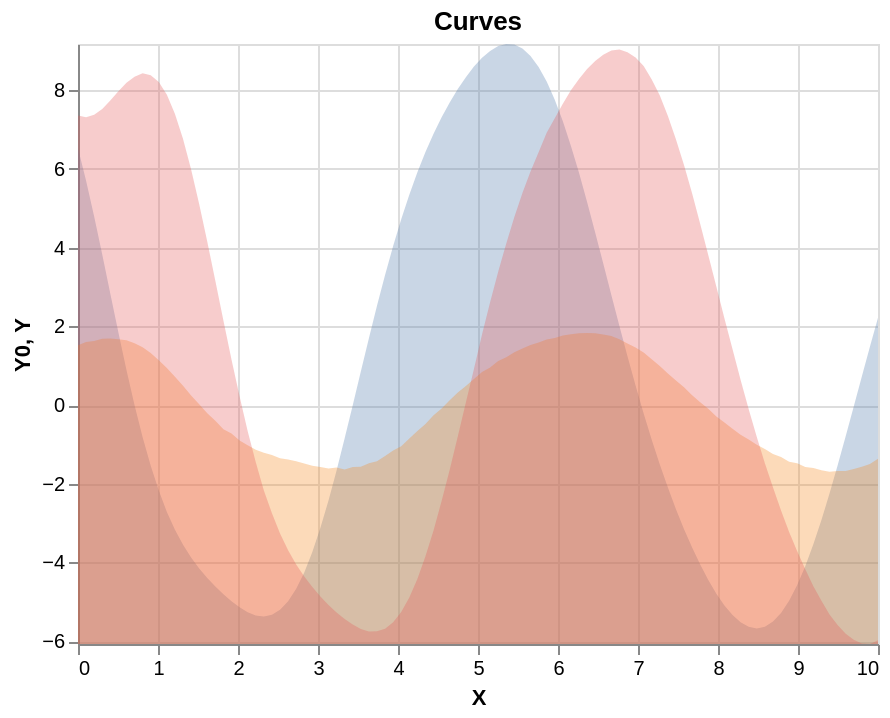

The cell this chart's notebook holds for it:
### Markdown cell above
## Plot Altair Vis

We now want to generate the datasets that will go into our vega charts. We don't yet have to worry about rendering these, we'll just define the functions to generate the data.

### Code cell
def plot_altair_curve(seed=None, num_curves=3, opacity=0.3):
    """
    Generate and plot multiple smooth random curved lines using Altair with shaded areas.
    Automatically scales the y-axis to fit the minimum and maximum values across all curves.
    """
    if seed is not None:
        np.random.seed(seed)  # Set seed for reproducibility
    
    curves_data = []
    shaded_data = []
    y_min_global = float('inf')
    y_max_global = float('-inf')

    for i in range(num_curves):
        curve_seed = seed + i if seed is not None else None
        x, y = generate_smooth_curve(num_points=100, seed=curve_seed)
        df = pd.DataFrame({'X': x, 'Y': y, 'Curve': f'Curve {i+1}'})
        curves_data.append(df)
        y_min_global = min(y_min_global, np.min(y))
        y_max_global = max(y_max_global, np.max(y))
    
    for df in curves_data:
        df_shade = df.copy()
        df_shade['Y0'] = y_min_global  # Shade from the global minimum y-value up to the curve
        shaded_data.append(df_shade)
    
    all_curves = pd.concat(curves_data)
    all_shaded = pd.concat(shaded_data)
    
    y_scale = alt.Scale(domain=[y_min_global, y_max_global])  # Auto-scale y-axis
    
    # line_chart = alt.Chart(all_curves).mark_line(opacity=opacity).encode(
    #     x='X:Q',
    #     y=alt.Y('Y:Q', scale=y_scale),
    #     color=alt.Color('Curve:N', legend=alt.Legend(title="Curves"))
    # )
    
    shaded_chart = alt.Chart(all_shaded).mark_area(opacity=opacity).encode(
        x='X:Q',
        y=alt.Y('Y0:Q', scale=y_scale),
        y2='Y:Q',
        color=alt.Color('Curve:N', legend=None)  # Use the same color as the line but without an extra legend
    )
    
    #return (shaded_chart + line_chart).properties(
    return (shaded_chart).properties(
        width=400,
        height=300,
        title="Curves"
    )

# Use the function to print a test plot
plot_altair_curve(seed=42, num_curves=3, opacity=0.3)

### Figure 1 — Vega-Lite specification as saved in the notebook (floating-point values rounded to 4 significant figures; data arrays with more than 128 entries replaced by an {"elided": "..."} marker saying what was removed)
{"config": {"view": {"continuousWidth": 300, "continuousHeight": 300}}, "data": {"name": "data-8722fe2a6e5ca3148ad8c65dae86672c"}, "mark": {"type": "area", "opacity": 0.3}, "encoding": {"color": {"field": "Curve", "legend": null, "type": "nominal"}, "x": {"field": "X", "type": "quantitative"}, "y": {"field": "Y0", "scale": {"domain": [-6.073, 9.176]}, "type": "quantitative"}, "y2": {"field": "Y"}}, "height": 300, "title": "Curves", "width": 400, "$schema": "https://vega.github.io/schema/vega-lite/v5.20.1.json", "datasets": {"data-8722fe2a6e5ca3148ad8c65dae86672c": {"elided": "300 records"}}}
